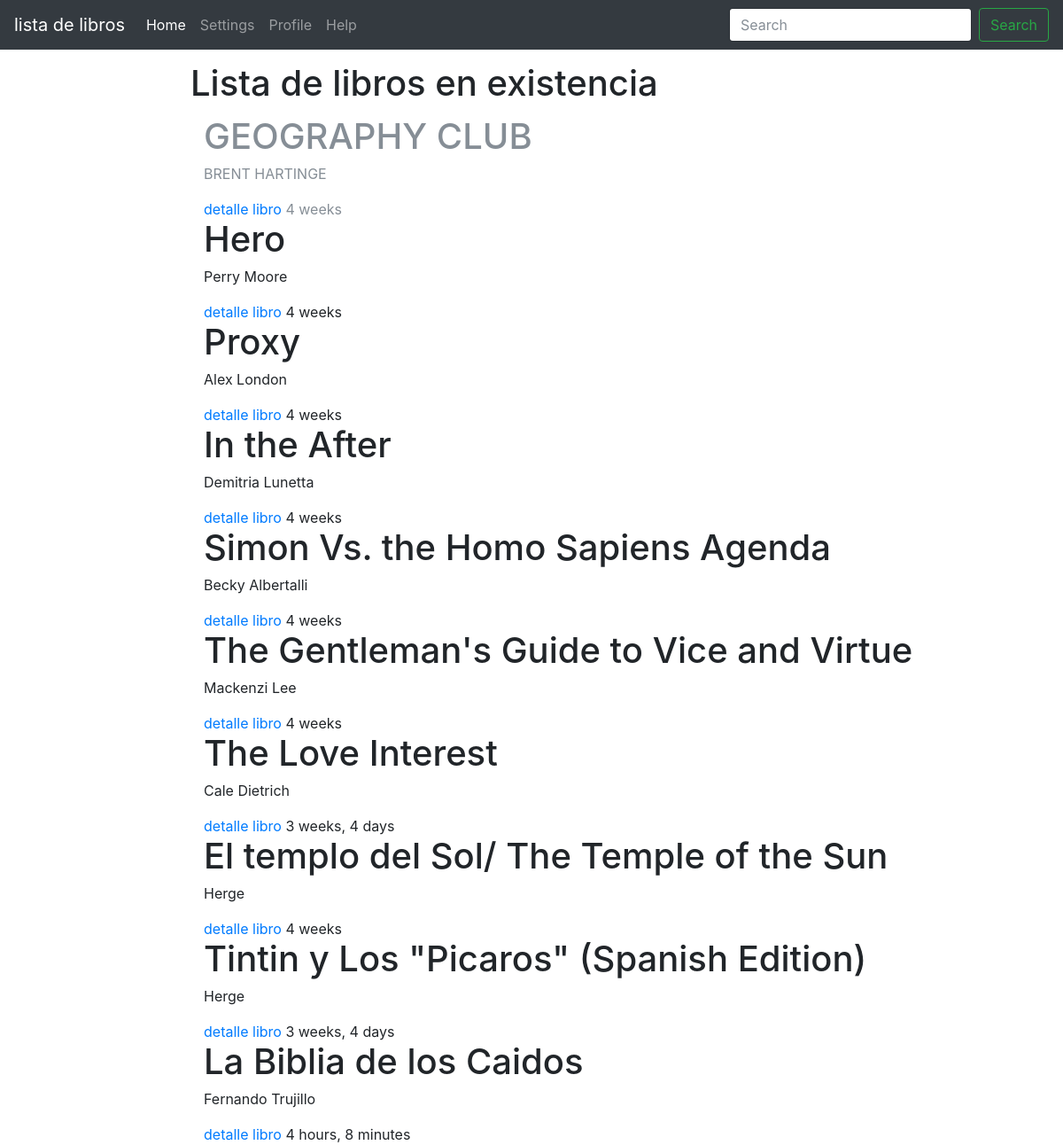
The app's page /libros/lista/, older data.
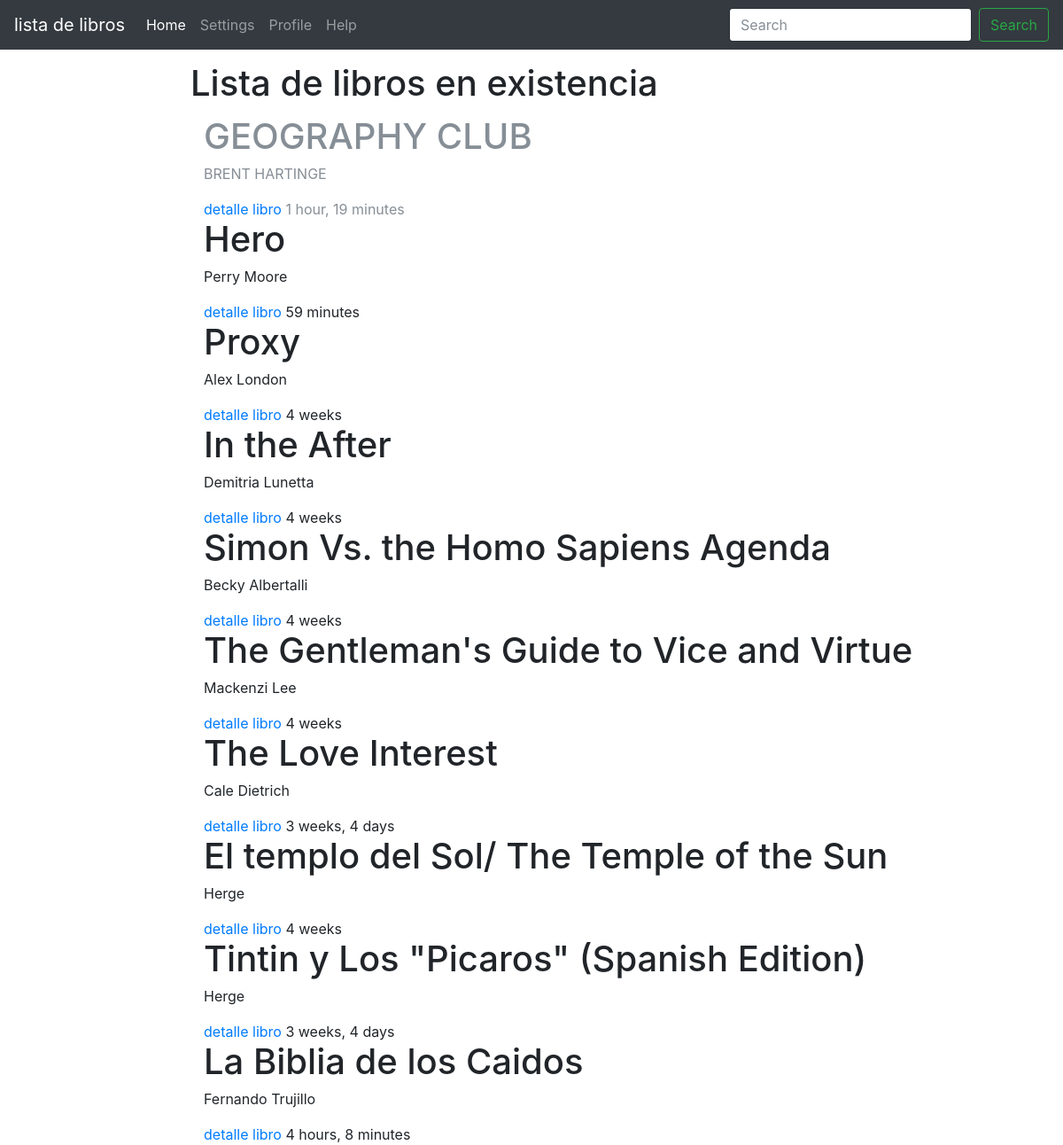
The same page, newer data.
### libros/models.py (models this page shows)
class Libro(models.Model):
    user    = models.ForeignKey(settings.AUTH_USER_MODEL)
    Nombre = models.CharField(max_length=50)
    Autor = models.CharField(max_length=50)
    Editorial = models.CharField(max_length=50)
    ISBN = models.CharField(max_length=50)
    precio = models.IntegerField()
    created = models.DateTimeField(auto_now = True)
    def __str__(self):
        return str(self.Nombre)

### libros/views.py (the view)
# urls.py: url(r'^libros/lista/$', LibroListView.as_view(), name='libro_lista'),
class LibroListView(ListView):
    template_name = "lista_libros.html"
    def get_queryset(self, *args, **kwargs):
        qs = Libro.objects.all()
        print self.request.GET
        query = self.request.GET.get("q", None)
        if query is not None:
            qs = qs.filter(
            Q(Nombre__icontains=query)|
            Q(user__username__icontains=query)
            )
        return qs
    def get_context_data(self, *args, **kwargs):
         context = super(LibroListView, self).get_context_data(*args, **kwargs)
         print context
         context['create_form'] = LibroModelForm()
         context['create_url'] = reverse_lazy("Libro_create")
         return context

### libros/forms.py
class LibroModelForm(forms.ModelForm):
    class Meta:
        model = Libro
        fields = [
            "user",
            "Nombre",
            "Autor",
            "Editorial",
            "ISBN",
            "precio"
            ]

### biblioteca/templates/lista_libros.html (shortened to what this page needs)
{% load static %}
<!DOCTYPE html>
<html lang="en">
  <head>
    <link href="{% static 'static/bootstrap/css/bootstrap.min.css' %}" rel="stylesheet">
    <link rel="stylesheet" href="{% static 'css/Mycss.css' %}">
  </head>
  <body>
    <div class="navbar navbar-inverse bg-inverse">
      <div class="container d-flex justify-content-between">
        <a href="#" class="navbar-brand">Album</a>
        <button class="navbar-toggler" type="button" data-toggle="collapse" data-target="#navbarHeader" aria-controls="navbarHeader" aria-expanded="false" aria-label="Toggle navigation">
          <span class="navbar-toggler-icon"></span>
        </button>
      </div>
    </div>
    <nav class="navbar navbar-expand-md navbar-dark fixed-top bg-dark">
      <a class="navbar-brand" href="#">lista de libros</a>
      <div class="collapse navbar-collapse" id="navbarsExampleDefault">
        <ul class="navbar-nav mr-auto">
          <li class="nav-item active">
            <a class="nav-link" href="#">Home <span class="sr-only">(current)</span></a>
          </li>
          <li class="nav-item">
            <a class="nav-link" href="#">Settings</a>
          </li>
          <li class="nav-item">
            <a class="nav-link" href="#">Profile</a>
          </li>
          <li class="nav-item">
            <a class="nav-link" href="#">Help</a>
          </li>
        </ul>
        <form class="form-inline mt-2 mt-md-0">
          <input class="form-control mr-sm-2" type="text" placeholder="Search" aria-label="Search">
          <button class="btn btn-outline-success my-2 my-sm-0" type="submit">Search</button>
        </form>
      </div>
    </nav>
        <main class="col-sm-9 ml-sm-auto col-md-10 pt-3" role="main">
          <h1>Lista de libros en existencia</h1>
          <div class="album text-muted">
            {% for object in object_list %}
            <div class="container">
                    <h1>{{object.Nombre}}</h1>
                    <p> {{object.Autor}}</p>
                    <a href="/libros/detalle/{{object.id}}/">detalle libro</a> {{object.created|timesince}}  &nbsp;
                  </div>
                </div>
                {% endfor %}
            </main>
  </body>
</html>

Row changes from the older to the newer data that the page shows:
changed Libro "GEOGRAPHY CLUB": created "4 weeks" → "1 hour, 19 minutes"
changed Libro "Hero": created "4 weeks" → "59 minutes"
